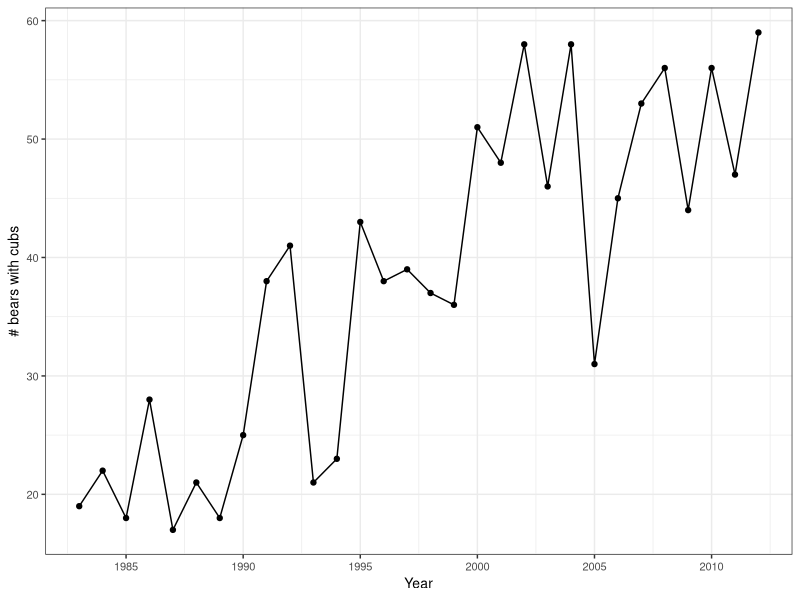
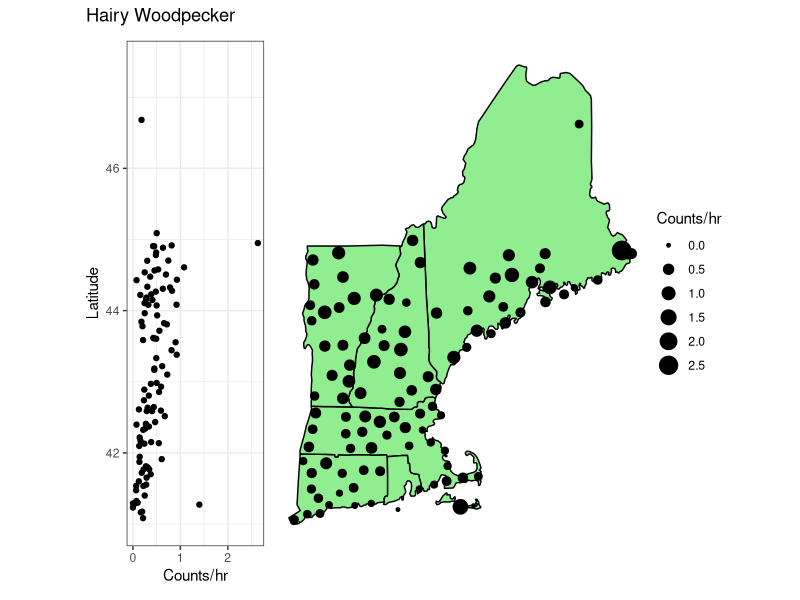

R code for these plots, in order:
## ---- chunk 1
knitr::opts_chunk$set(include = FALSE)
## ---- chunk 2
library(tidyverse)
library(here)
library(pscl)
library(scales)
## ---- chunk 3
bears <- read_csv(here("data", "YellowstoneBears.csv"))
## ---- chunk 4
ggplot(bears, aes(x = calendar.year, y = bears.with.cubs)) +
  geom_line() +
  geom_point() +
  labs(y = "# bears with cubs", x = "Year") +
  scale_x_continuous(n.breaks = 10) +
  theme_bw() +
  theme(text = element_text(size = 10))
## ---- chunk 5
bears2 <- bears %>% 
  mutate(bears.prev = lag(bears.with.cubs)) %>% 
  filter(year > 0)
## ---- chunk 6
m1 <- glm(bears.with.cubs ~ year, family = poisson, data = bears2)
coef(m1)
#estimated initial population:
exp(coef(m1)[1])
#estimated growth rate (lambda):
exp(coef(m1)[2])
## ---- chunk 7
m2 <- glm(bears.with.cubs ~ 1 + offset(log(bears.prev)), family = poisson, data = bears2)
coef(m2)
exp(coef(m2))
## ---- chunk 8
AIC(m1, m2)
## ---- chunk 9
# the winning model is the exponential growth model with observation error.  This tells us that the population is growing exponentially still and that monitoring is likely to be imperfect.  The year-to-year variation is more likely due to over/under-counting than to real population fluctuations.
## ---- chunk 10
woody <- read_csv(here("data", "HairyWoodpeckers.csv"))
woody
## ---- chunk 11
library(maps)
library(mapproj)
new_england <- map_data('state', region = c('massachusetts', 'new hampshire', 'vermont', 'maine', 'connecticut', 'rhode island'))

woody_map <- ggplot() +
  geom_polygon(data = new_england, aes(x = long, y = lat, group = group),
               color = "black", #lines
               fill = "lightgreen") + #area
  geom_point(data = woody, aes(x = Longitude, y = Latitude, size = count/hours)) +
  coord_map() +
  theme_void() +
  labs(x = "longitude", y = "latitude", size = "Counts/hr")

woody_plot <-
  ggplot(woody, aes(y = Latitude, x = count/hours)) +
  geom_point() +
  theme_bw() +
  expand_limits(y = c(min(new_england$lat), max(new_england$lat))) +
    coord_fixed(ratio = 1.5) +
  labs(x = "Counts/hr")

library(patchwork)
woody_plot +
  woody_map +
  # plot_layout(widths = c(0.25, 1)) + 
  plot_annotation(title = "Hairy Woodpecker")
## ---- chunk 12
m1 <- glm(count ~ Latitude, offset = log(hours), family = poisson, data = woody)
AIC(m1)
coef(m1)
## ---- chunk 13
m2 <- zeroinfl(count ~ Latitude|1, offset = log(hours), data = woody)
AIC(m2)
coef(m2)
plogis(coef(m2)[3])
## ---- chunk 14
library(MASS)
m3 <- glm.nb(count ~ Latitude + offset(log(hours)), data = woody)
AIC(m3)
summary(m3)
## ---- chunk 15
AIC(m1, m2, m3)
## ---- chunk 16
m0 <- glm.nb(count ~ 1 + offset(log(hours)), data = woody)
lmtest::lrtest(m0, m3)
